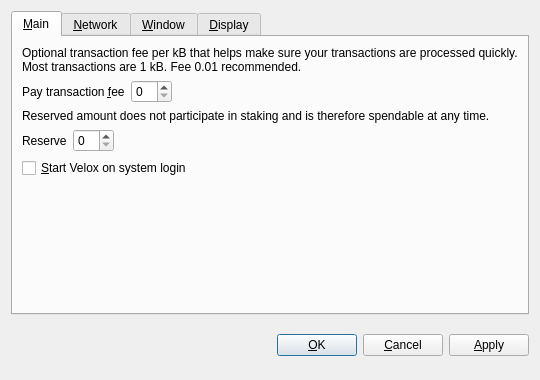
<?xml version="1.0" encoding="UTF-8"?>
<ui version="4.0">
 <class>OptionsDialog</class>
 <widget class="QDialog" name="OptionsDialog">
  <property name="geometry">
   <rect>
    <x>0</x>
    <y>0</y>
    <width>540</width>
    <height>380</height>
   </rect>
  </property>
  <property name="windowTitle">
   <string>Options</string>
  </property>
  <property name="modal">
   <bool>true</bool>
  </property>
  <layout class="QVBoxLayout" name="verticalLayout">
   <item>
    <widget class="QTabWidget" name="tabWidget">
     <property name="tabPosition">
      <enum>QTabWidget::North</enum>
     </property>
     <property name="currentIndex">
      <number>0</number>
     </property>
     <widget class="QWidget" name="tabMain">
      <attribute name="title">
       <string>&amp;Main</string>
      </attribute>
      <layout class="QVBoxLayout" name="verticalLayout_Main">
       <item>
        <widget class="QLabel" name="transactionFeeInfoLabel">
         <property name="text">
          <string>Optional transaction fee per kB that helps make sure your transactions are processed quickly. Most transactions are 1 kB. Fee 0.01 recommended.</string>
         </property>
         <property name="textFormat">
          <enum>Qt::PlainText</enum>
         </property>
         <property name="wordWrap">
          <bool>true</bool>
         </property>
        </widget>
       </item>
       <item>
        <layout class="QHBoxLayout" name="horizontalLayoutFee">
         <item>
          <widget class="QLabel" name="transactionFeeLabel">
           <property name="text">
            <string>Pay transaction &amp;fee</string>
           </property>
           <property name="textFormat">
            <enum>Qt::PlainText</enum>
           </property>
           <property name="buddy">
            <cstring>transactionFee</cstring>
           </property>
          </widget>
         </item>
         <item>
          <widget class="BitcoinAmountField" name="transactionFee"/>
         </item>
         <item>
          <spacer name="horizontalSpacerFee">
           <property name="orientation">
            <enum>Qt::Horizontal</enum>
           </property>
           <property name="sizeHint" stdset="0">
            <size>
             <width>40</width>
             <height>20</height>
            </size>
           </property>
          </spacer>
         </item>
        </layout>
       </item>
       <item>
        <widget class="QLabel" name="reserveBalanceInfoLabel">
         <property name="text">
          <string>Reserved amount does not participate in staking and is therefore spendable at any time.</string>
         </property>
         <property name="textFormat">
          <enum>Qt::PlainText</enum>
         </property>
         <property name="wordWrap">
          <bool>true</bool>
         </property>
        </widget>
       </item>
       <item>
        <layout class="QHBoxLayout" name="horizontalLayoutReserveBalance">
         <item>
          <widget class="QLabel" name="reserveBalanceLabel">
           <property name="text">
            <string>Reserve</string>
           </property>
           <property name="textFormat">
            <enum>Qt::PlainText</enum>
           </property>
           <property name="buddy">
            <cstring>reserveBalance</cstring>
           </property>
          </widget>
         </item>
         <item>
          <widget class="BitcoinAmountField" name="reserveBalance"/>
         </item>
         <item>
          <spacer name="horizontalSpacerReserveBalance">
           <property name="orientation">
            <enum>Qt::Horizontal</enum>
           </property>
           <property name="sizeHint" stdset="0">
            <size>
             <width>40</width>
             <height>20</height>
            </size>
           </property>
          </spacer>
         </item>
        </layout>
       </item>
       <item>
        <widget class="QCheckBox" name="bitcoinAtStartup">
         <property name="toolTip">
          <string>Automatically start Velox after logging in to the system.</string>
         </property>
         <property name="text">
          <string>&amp;Start Velox on system login</string>
         </property>
        </widget>
       </item>
       <item>
        <spacer name="verticalSpacer_Main">
         <property name="orientation">
          <enum>Qt::Vertical</enum>
         </property>
         <property name="sizeHint" stdset="0">
          <size>
           <width>20</width>
           <height>40</height>
          </size>
         </property>
        </spacer>
       </item>
      </layout>
     </widget>
     <widget class="QWidget" name="tabNetwork">
      <attribute name="title">
       <string>&amp;Network</string>
      </attribute>
      <layout class="QVBoxLayout" name="verticalLayout_Network">
       <item>
        <widget class="QCheckBox" name="mapPortUpnp">
         <property name="toolTip">
          <string>Automatically open the Velox client port on the router. This only works when your router supports UPnP and it is enabled.</string>
         </property>
         <property name="text">
          <string>Map port using &amp;UPnP</string>
         </property>
        </widget>
       </item>
       <item>
        <widget class="QCheckBox" name="connectSocks">
         <property name="toolTip">
          <string>Connect to the Velox network through a SOCKS proxy (e.g. when connecting through Tor).</string>
         </property>
         <property name="text">
          <string>&amp;Connect through SOCKS proxy:</string>
         </property>
        </widget>
       </item>
       <item>
        <layout class="QHBoxLayout" name="horizontalLayout_Network">
         <item>
          <widget class="QLabel" name="proxyIpLabel">
           <property name="text">
            <string>Proxy &amp;IP:</string>
           </property>
           <property name="textFormat">
            <enum>Qt::PlainText</enum>
           </property>
           <property name="buddy">
            <cstring>proxyIp</cstring>
           </property>
          </widget>
         </item>
         <item>
          <widget class="QValidatedLineEdit" name="proxyIp">
           <property name="maximumSize">
            <size>
             <width>140</width>
             <height>16777215</height>
            </size>
           </property>
           <property name="toolTip">
            <string>IP address of the proxy (e.g. 127.0.0.1)</string>
           </property>
          </widget>
         </item>
         <item>
          <widget class="QLabel" name="proxyPortLabel">
           <property name="text">
            <string>&amp;Port:</string>
           </property>
           <property name="textFormat">
            <enum>Qt::PlainText</enum>
           </property>
           <property name="buddy">
            <cstring>proxyPort</cstring>
           </property>
          </widget>
         </item>
         <item>
          <widget class="QLineEdit" name="proxyPort">
           <property name="maximumSize">
            <size>
             <width>55</width>
             <height>16777215</height>
            </size>
           </property>
           <property name="toolTip">
            <string>Port of the proxy (e.g. 9050)</string>
           </property>
          </widget>
         </item>
         <item>
          <widget class="QLabel" name="socksVersionLabel">
           <property name="text">
            <string>SOCKS &amp;Version:</string>
           </property>
           <property name="textFormat">
            <enum>Qt::PlainText</enum>
           </property>
           <property name="buddy">
            <cstring>socksVersion</cstring>
           </property>
          </widget>
         </item>
         <item>
          <widget class="QValueComboBox" name="socksVersion">
           <property name="toolTip">
            <string>SOCKS version of the proxy (e.g. 5)</string>
           </property>
          </widget>
         </item>
         <item>
          <spacer name="horizontalSpacer_Network">
           <property name="orientation">
            <enum>Qt::Horizontal</enum>
           </property>
           <property name="sizeHint" stdset="0">
            <size>
             <width>40</width>
             <height>20</height>
            </size>
           </property>
          </spacer>
         </item>
        </layout>
       </item>
       <item>
        <spacer name="verticalSpacer_Network">
         <property name="orientation">
          <enum>Qt::Vertical</enum>
         </property>
         <property name="sizeHint" stdset="0">
          <size>
           <width>20</width>
           <height>40</height>
          </size>
         </property>
        </spacer>
       </item>
      </layout>
     </widget>
     <widget class="QWidget" name="tabWindow">
      <attribute name="title">
       <string>&amp;Window</string>
      </attribute>
      <layout class="QVBoxLayout" name="verticalLayout_Window">
       <item>
        <widget class="QCheckBox" name="minimizeToTray">
         <property name="toolTip">
          <string>Show only a tray icon after minimizing the window.</string>
         </property>
         <property name="text">
          <string>&amp;Minimize to the tray instead of the taskbar</string>
         </property>
        </widget>
       </item>
       <item>
        <widget class="QCheckBox" name="minimizeOnClose">
         <property name="toolTip">
          <string>Minimize instead of exit the application when the window is closed. When this option is enabled, the application will be closed only after selecting Quit in the menu.</string>
         </property>
         <property name="text">
          <string>M&amp;inimize on close</string>
         </property>
        </widget>
       </item>
       <item>
        <spacer name="verticalSpacer_Window">
         <property name="orientation">
          <enum>Qt::Vertical</enum>
         </property>
         <property name="sizeHint" stdset="0">
          <size>
           <width>20</width>
           <height>40</height>
          </size>
         </property>
        </spacer>
       </item>
      </layout>
     </widget>
     <widget class="QWidget" name="tabDisplay">
      <attribute name="title">
       <string>&amp;Display</string>
      </attribute>
      <layout class="QVBoxLayout" name="verticalLayout_Display">
       <item>
        <layout class="QHBoxLayout" name="horizontalLayout_1_Display">
         <item>
          <widget class="QLabel" name="langLabel">
           <property name="text">
            <string>User Interface &amp;language:</string>
           </property>
           <property name="textFormat">
            <enum>Qt::PlainText</enum>
           </property>
           <property name="buddy">
            <cstring>lang</cstring>
           </property>
          </widget>
         </item>
         <item>
          <widget class="QValueComboBox" name="lang">
           <property name="toolTip">
            <string>The user interface language can be set here. This setting will take effect after restarting Velox.</string>
           </property>
          </widget>
         </item>
        </layout>
       </item>
       <item>
        <layout class="QHBoxLayout" name="horizontalLayout_2_Display">
         <item>
          <widget class="QLabel" name="unitLabel">
           <property name="text">
            <string>&amp;Unit to show amounts in:</string>
           </property>
           <property name="textFormat">
            <enum>Qt::PlainText</enum>
           </property>
           <property name="buddy">
            <cstring>unit</cstring>
           </property>
          </widget>
         </item>
         <item>
          <widget class="QValueComboBox" name="unit">
           <property name="toolTip">
            <string>Choose the default subdivision unit to show in the interface and when sending coins.</string>
           </property>
          </widget>
         </item>
        </layout>
       </item>
       <item>
        <widget class="QCheckBox" name="displayAddresses">
         <property name="toolTip">
          <string>Whether to show Velox addresses in the transaction list or not.</string>
         </property>
         <property name="text">
          <string>&amp;Display addresses in transaction list</string>
         </property>
        </widget>
       </item>
       <item>
        <widget class="QCheckBox" name="coinControlFeatures">
         <property name="toolTip">
          <string>Whether to show coin control features or not.</string>
         </property>
         <property name="text">
          <string>Display coin &amp;control features (experts only!)</string>
         </property>
        </widget>
       </item>
       <item>
        <spacer name="verticalSpacer_Display">
         <property name="orientation">
          <enum>Qt::Vertical</enum>
         </property>
         <property name="sizeHint" stdset="0">
          <size>
           <width>20</width>
           <height>40</height>
          </size>
         </property>
        </spacer>
       </item>
      </layout>
     </widget>
    </widget>
   </item>
   <item>
    <layout class="QHBoxLayout" name="horizontalLayout_Buttons">
     <item>
      <spacer name="horizontalSpacer_1">
       <property name="orientation">
        <enum>Qt::Horizontal</enum>
       </property>
       <property name="sizeHint" stdset="0">
        <size>
         <width>40</width>
         <height>48</height>
        </size>
       </property>
      </spacer>
     </item>
     <item>
      <widget class="QLabel" name="statusLabel">
       <property name="font">
        <font>
         <weight>75</weight>
         <bold>true</bold>
        </font>
       </property>
       <property name="text">
        <string/>
       </property>
       <property name="textFormat">
        <enum>Qt::PlainText</enum>
       </property>
       <property name="wordWrap">
        <bool>true</bool>
       </property>
      </widget>
     </item>
     <item>
      <spacer name="horizontalSpacer_2">
       <property name="orientation">
        <enum>Qt::Horizontal</enum>
       </property>
       <property name="sizeHint" stdset="0">
        <size>
         <width>40</width>
         <height>48</height>
        </size>
       </property>
      </spacer>
     </item>
     <item>
      <widget class="QPushButton" name="okButton">
       <property name="text">
        <string>&amp;OK</string>
       </property>
      </widget>
     </item>
     <item>
      <widget class="QPushButton" name="cancelButton">
       <property name="text">
        <string>&amp;Cancel</string>
       </property>
       <property name="autoDefault">
        <bool>false</bool>
       </property>
      </widget>
     </item>
     <item>
      <widget class="QPushButton" name="applyButton">
       <property name="text">
        <string>&amp;Apply</string>
       </property>
       <property name="autoDefault">
        <bool>false</bool>
       </property>
      </widget>
     </item>
    </layout>
   </item>
  </layout>
 </widget>
 <customwidgets>
  <customwidget>
   <class>BitcoinAmountField</class>
   <extends>QSpinBox</extends>
   <header>bitcoinamountfield.h</header>
  </customwidget>
  <customwidget>
   <class>QValueComboBox</class>
   <extends>QComboBox</extends>
   <header>qvaluecombobox.h</header>
  </customwidget>
  <customwidget>
   <class>QValidatedLineEdit</class>
   <extends>QLineEdit</extends>
   <header>qvalidatedlineedit.h</header>
  </customwidget>
 </customwidgets>
 <resources/>
 <connections/>
</ui>
